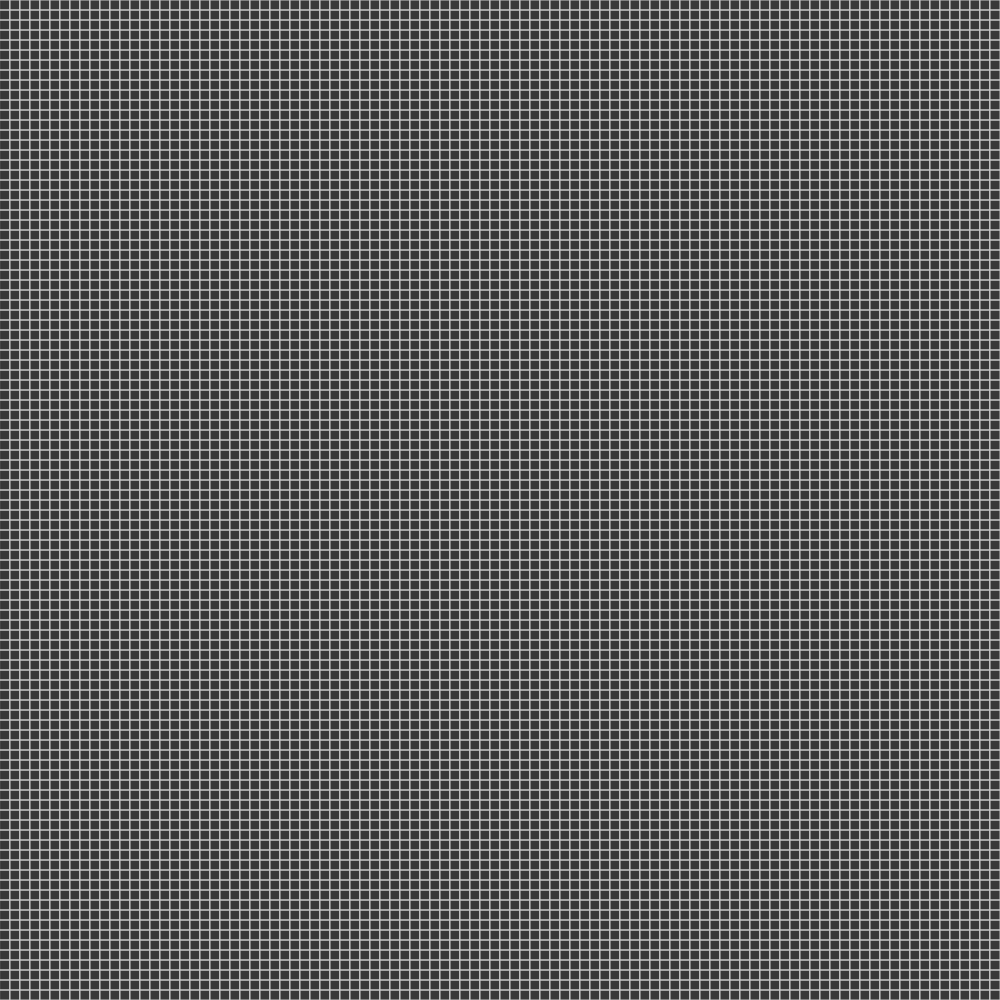
Frame 1 (no input)
Frame 60 (no input): identical to frame 1, image omitted
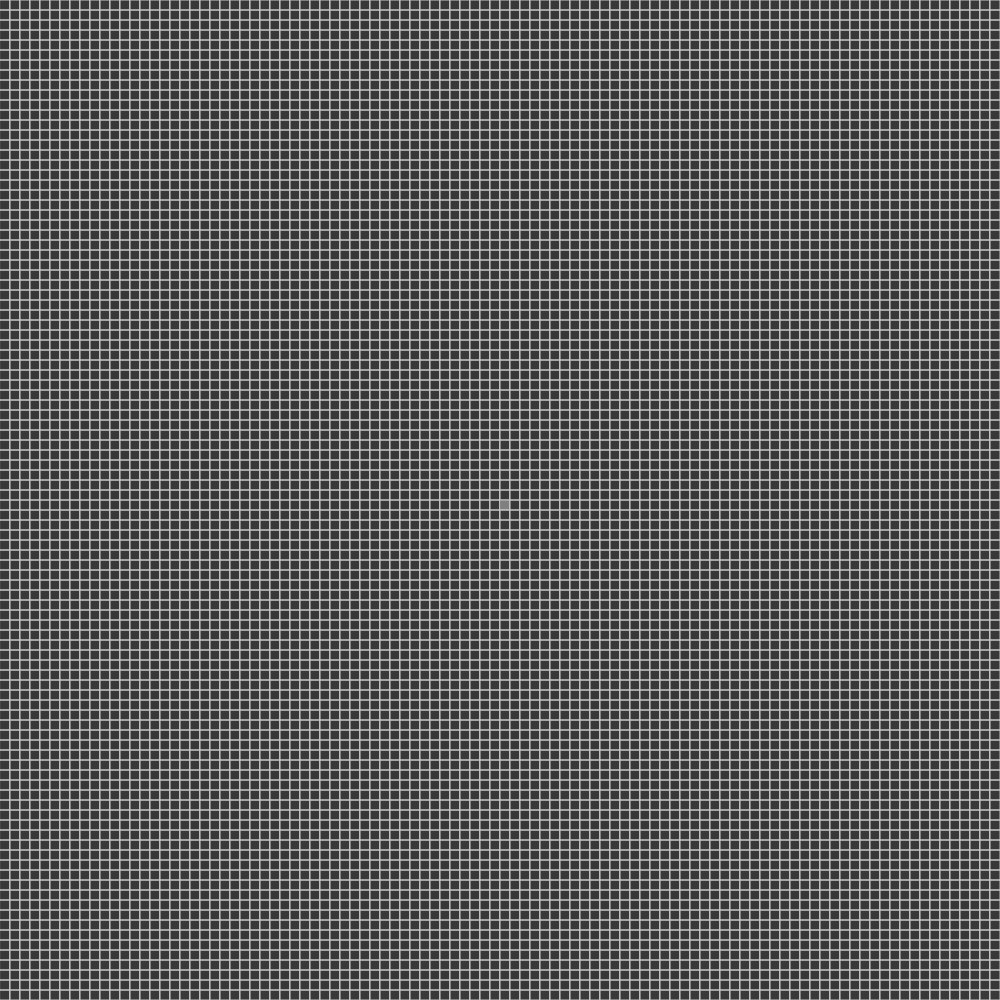
Frame 120 (the mouse pressed at the canvas centre since frame 60)

The p5.js sketch that drew these frames (run headless with seeded random() and noise() and a simulated clock; from frame 60 on, the mouse is pressed at the canvas centre):

// p5.js sketch
// ── sketch.js
const cellSize = 10;
const cells = [];
let paused = true;
let button;

function setup() {
  createCanvas(1000, 1000);
  button = createButton('Pause');
  button.mousePressed(() => { paused = !paused });
  background(56);
  frameRate(120);
  cellsX = cellSize / width;
  cellsY = cellSize / height;
  for(let y = 0; y < (width / cellSize); y++) {
    cells[y] = [];
    for(let x = 0; x < (height / cellSize);  x++) {
      cells[y][x] = 0; //random() < 0.05 ? 1 : 0;
    }
  }
  drawCurrentGeneration();
}

function draw() {
  background(56);
  drawCurrentGeneration();
  if (!paused && frameCount % 1 === 0) {
    calculateNextGeneration();
  }
}

function mousePressed() {
  let xcol = floor(mouseX / cellSize);
  let ycol = floor(mouseY / cellSize);
  if (cells[ycol][xcol] === 0) { cells[ycol][xcol] = 1; }
}


function drawCurrentGeneration() {
  beginShape();
  stroke(200);

  for (let y = 0; y < cells.length; y++) {
    for (let x = 0; x < cells[y].length; x++) {
      if (cells[y][x] === 1) { fill(128); }
      else { noFill(); }
      rect(x * cellSize, y * cellSize, cellSize, cellSize);
    }
  }
  endShape();
}

function calculateNextGeneration() {
  for (let y = 1; y < cells.length - 1; y++) {
    for (let x = 1; x < cells[y].length - 1; x++) {
      let numAdjacent = getNumAdjacentAt(x, y);
      if (cells[y][x] === 1 && (numAdjacent <= 1 || numAdjacent >= 4)) {
        cells[y][x] = 0;
      } else if (cells[y][x] === 0 && numAdjacent === 3) {
        cells[y][x] = 1; 
      }
    }
  }
}

function getNumAdjacentAt(x, y) {
  let n = 0;

  for (let v = -1; v <= 1; v++) {

    for (let u = -1; u <= 1; u++) {
      let yoff = y + v;
      let xoff = x + u;

      if (yoff < 0) { yoff = cells.length - 1; }
      else if (yoff >= cells.length) { yoff = 0; }

      if (xoff < 0) { xoff = cells[yoff].length - 1; }
      else if (yoff >= cells.length) { yoff = 0; }

      n += cells[yoff][xoff];
    }
  }

  n -= cells[y][x];

  return n;
}
